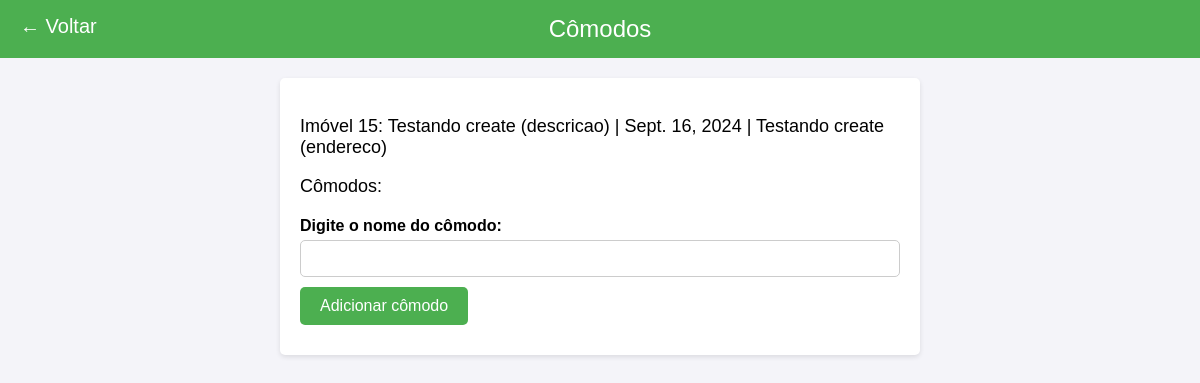
The app's page /imoveis/verComodos/15, older data.
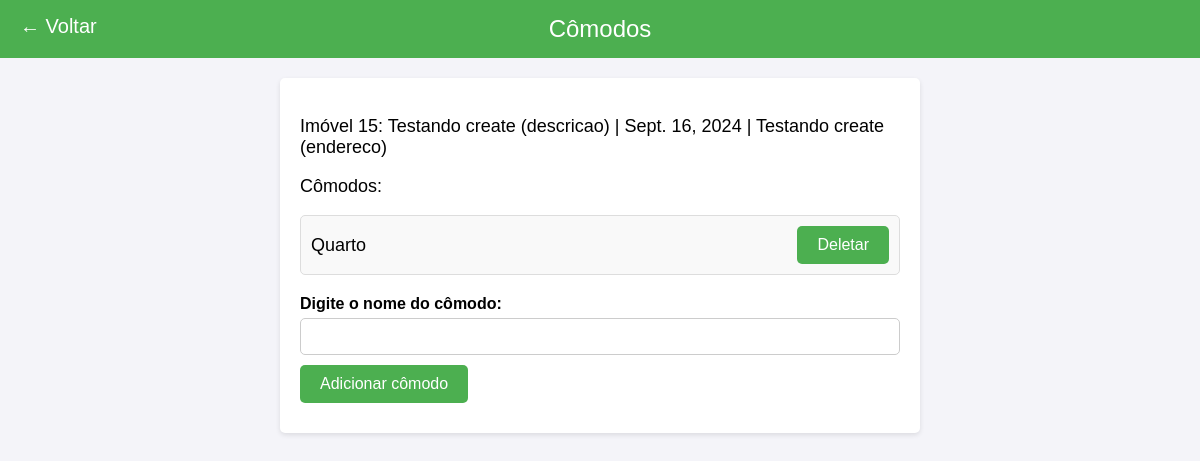
The same page, newer data.
### imoveis/models.py (models this page shows, shortened)
class Comodo(models.Model):
  nome = models.CharField(max_length=100)
  imovel = models.ForeignKey('Imovel', on_delete=models.CASCADE, related_name='comodos')

### imoveis/views.py (the view)
# urls.py: path('verComodos/<int:id>', verComodos, name='verComodos'),
def verComodos(request, id):
  imovel = Imovel.objects.get(id=id)
  comodos = Comodo.objects.filter(imovel=imovel)
  return render(request, 'comodo.html', {'imovel':imovel, 'comodos': comodos})

### imoveis/templates/comodo.html (shortened to what this page needs)
<!DOCTYPE html>
<html lang="en">
<head>
</head>
<body>
<header>
  <a href="{% url 'home' %}" style="color: white; text-decoration: none; font-size: 20px; position: absolute; left: 20px;">&#8592; Voltar</a>
  <span style="text-align: center; display: block;">Cômodos</span>
</header>
<div class="container">
  <div class="info">
    <p>Imóvel {{ imovel.id }}: {{ imovel.descricao }} | {{ imovel.dataCompra }} | {{ imovel.endereco }}</p>
    <p>Cômodos:</p>
    <ul>
      {% for comodo in comodos %}
        <li>
          {{ comodo.nome }}
          <form action="{% url 'deleteComodo' imovel.id comodo.id %}" method="POST" style="margin: 0;">
            <button type="submit" class="delete-btn">Deletar</button>
          </form>
        </li>
      {% endfor %}
    </ul>
  </div>
  <form action="{% url 'salvarComodo' imovel.id %}" method="POST">
    <p>
      <label>Digite o nome do cômodo:</label>
      <input type="text" name="nome_comodo" required>
    </p>
    <p>
      <button type="submit">Adicionar cômodo</button>
    </p>
  </form>
</div>
</body>
</html>

Row changes from the older to the newer data that the page shows:
added Comodo: nome "Quarto"
